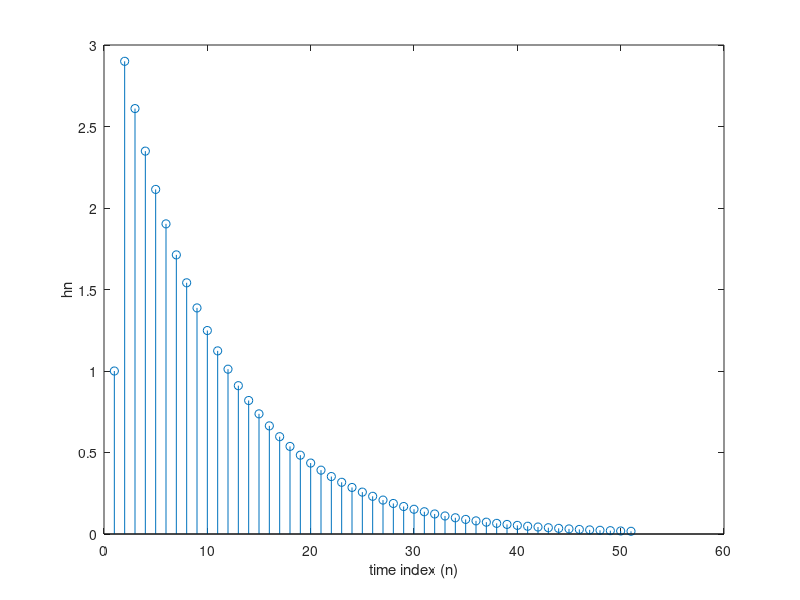

Recreate this plot in MATLAB. (Note: this script raises an error after producing the figure.)
%% lab 5
clear, clc
p = [64 80 100];
roots(p)
z = [1 0.8 0.64];
roots(z)
%%
% H(z) = (1-(x+xi)z^-1)(1-(y+yi)z^-1)
%        ------------------------------
%        ((1-(a+ai)z^-1)(1-(b+bi)z^-1)
% I'm rewriting the transfer function in terms of it's real and imaginary
% portion
x = (0.9^(-1))*cos(pi/3);
% real portion of zero 1
xi = (0.9^(-1))*sin(pi/3)*i;
% imaginary portion of zero 1
y = (0.9^(-1))*cos(-pi/3);
% real portion of zero 2
yi = (0.9^(-1))*sin(-pi/3)*i;
% imaginary portion of zero 2
a = (0.9^(1))*cos(pi/3);
% real portion of pole 1
ai =(0.9^(1))*sin(pi/3)*i;
% imagnary portion of pole 1
b = (0.9^(1))*cos(-pi/3);
% real portion of pole 2
bi = (0.9^(1))*sin(-pi/3)*i;
% imaginary portion of pole 2
n1 = [1 -(x+xi)];
% coefficents of zero 1 
n2 = [1 -(y+yi)];
% coefficents of zero 2
num = conv(n1,n2).*8;
% performing convolution to do polynomial multiplication
d1 = [1 -(a+ai)];
% coefficents of pole 1
d2 = [1 -(b+bi)];
% coefficents of pole 2
denom = conv(d1,d2);
% performing conoluvtion to do polynomial multiplication

%%

% H(z) = (1-(x+xi)z^-1)(1-(y+yi)z^-1)
%        ------------------------------
%        ((1-(a+ai)z^-1)(1-(b+bi)z^-1)
% I'm rewriting the transfer function in terms of it's real and imaginary
% portion
r = 0.95;
% given value of r 
theta = pi/4;
% given value of theta
x = cos(theta);
% real portion of zero 1
xi = sin(theta)*i;
% imaginary portion of zero 1
y = cos(-theta);
% real portion of zero 2
yi = sin(-theta)*i;
% imaginary portion of zero 2
a = (r^(1))*cos(theta);
% real portion of pole 1
ai =(r^(1))*sin(theta)*i;
% imagnary portion of pole 1
b = (r^(1))*cos(-theta);
% real portion of pole 2
bi = (r^(1))*sin(-theta)*i;
% imaginary portion of pole 2
n1 = [1 -(x+xi)];
% coefficents of zero 1 
n2 = [1 -(y+yi)];
% coefficents of zero 2
num = conv(n1,n2);
% performing convolution to do polynomial multiplication
d1 = [1 -(a+ai)];
% coefficents of pole 1
d2 = [1 -(b+bi)];
% coefficents of pole 2
denom = conv(d1,d2);
% performing conoluvtion to do polynomial multiplication


%%
yy = filter([1,2],[1,-0.9],[1, zeros(1,50)]);
% IRR filter function 
stem(yy)
% plotting the output
xlabel('time index (n)');
ylabel('hn');
% figure labels
%%

%%
% H(z) = (1-(x+xi)z^-1)(1-(y+yi)z^-1)
%        ------------------------------
%        ((1-r(a+ai)z^-1)(1-r(b+bi)z^-1)
% I'm rewriting the transfer function in terms of it's real and imaginary
% portion
r = 0.95;
% given value of r 
fhat = (fint/fs1);
% finds the normalized frequency
theta = 2.*fhat*pi;
% calculates theta
x = cos(theta);
% real portion of zero 1
xi = sin(theta)*i;
% imaginary portion of zero 1
y = cos(-theta);
% real portion of zero 2
yi = sin(-theta)*i;
% imaginary portion of zero 2
a = (r^(1))*cos(theta);
% real portion of pole 1
ai =(r^(1))*sin(theta)*i;
% imagnary portion of pole 1
b = (r^(1))*cos(-theta);
% real portion of pole 2
bi = (r^(1))*sin(-theta)*i;
% imaginary portion of pole 2
n1 = [1 -(x+xi)];
% coefficents of zero 1 
n2 = [1 -(y+yi)];
% coefficents of zero 2
num = conv(n1,n2);
% performing convolution to do polynomial multiplication
d1 = [1 -(a+ai)];
% coefficents of pole 1
d2 = [1 -(b+bi)];
% coefficents of pole 2
denom = conv(d1,d2);
% performing conoluvtion to do polynomial multiplication

yy = filter(num,denom,signal);
% IRR filter function 
subplot(2,1,1)
% figure matrix
n = 1:length(signal);
% getting length of the signal for output
plot(n/fs1,signal)
% plotting the time domain signal
xlabel('time index (n)');
ylabel('hn');
% figure labels
axis([0 4 -inf inf])
% limiting figure perspective
subplot(2,1,2)
% addition to figure matrix
plot(n/fs1,yy)
% plotting the output
xlabel('time index (n)');
ylabel('hn');
axis([0 4 -inf inf])
% figure labels
figure(2)
% new window for figures
subplot(2,1,1)
% figure matrix
spectrogram(signal,1024,[],1024,fs1,'yaxis')
% graphing the input signal
subplot(2,1,2)
% addition to figure matrix
spectrogram(yy,1024,[],1024,fs1,'yaxis')
% graphing the filtered signal
